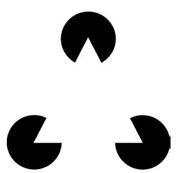
%> input picture Matlab code/shape.png, 186 x 173 px
$ octave testTwo.m   (GNU Octave 9; MATLAB toolbox functions it lacks are replaced by stand-ins)
%> lines starting %> are read from the running program, lines starting %| are printed output that depends on the picture
img = imread('shape.png');
%> img is the input picture: size 173x186x3 uint8; min 0, max 255, mean 209
figure;imshow(img);

fRed = img(:, :, 1);
fGreen = img(:, :, 2);
fBlue = img(:, :, 3);

figure;histogram(img);
%> after `histogram(img)`:
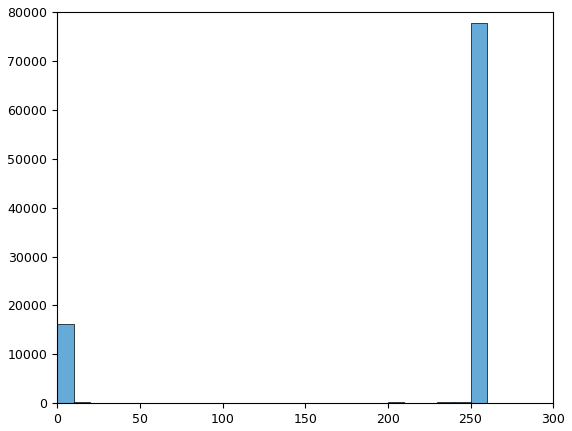
%> figure redrawn from the program's plot data; tallest bar 77796 high, from x = 250 to 260
[counts,binLocations] = imhist(fRed);
%> counts = 256 values, max 24735 at index 256, min 0 at index 47, mean 125.7; binLocations = 256 values from 0 to 255

valLeft = sum(counts(1:85)) ;
%> valLeft = 5684
valMiddle =sum(counts(86:171));
%> valMiddle = 216
valRight = sum(counts(171:255));
%> valRight = 1546

if valLeft>valMiddle
    if valLeft>valRight
        disp('LeftSke')
        disp('overdark')
        fRed=im2double(fRed);
%> fRed: size 173x186 double
        r = 2*log(1+fRed);
        fGreen=im2double(fGreen);
        g = 2*log(1+fGreen);
        fBlue=im2double(fBlue);
        b = 2*log(1+fBlue);
        newImg = cat(3,r,g,b);
        figure;histogram(newImg);
%> after `histogram(newImg)`:
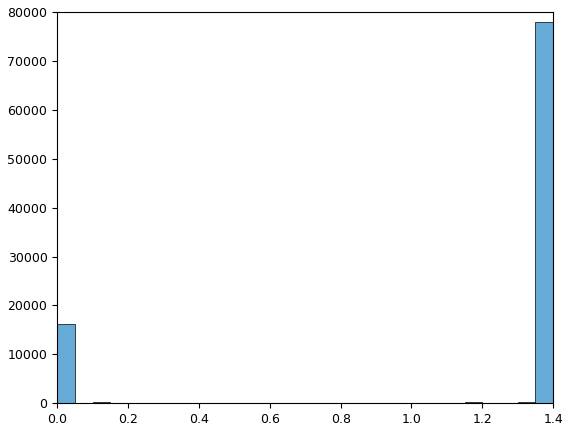
%> figure redrawn from the program's plot data; tallest bar 77934 high, from x = 1.35 to 1.4
        figure;imshow(newImg)
%> after `imshow(newImg)`:
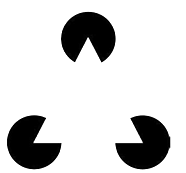
%> displayed picture: size 173x186x3, on the screen's scale of 0 to 255; min 0, max 255, mean 210.4

    end
end

if valRight>valMiddle
    if valRight>valLeft

        disp('RightSke')
        disp('OverBright')
        r = histeq(fRed);
        g = histeq(fGreen);
        b = histeq(fBlue);
        newImg = cat(3,r,g,b);
        figure;histogram(newImg);
        figure;imshow(newImg)

    end
end

if valMiddle>valLeft
    if valMiddle>valRight
        disp('MiddleSke')
        disp('LowContrast')
        r = imadjust(fRed);
        g = imadjust(fGreen);
        b = imadjust(fBlue);
        figure;histogram(newImg);
        newImg = cat(3,r,g,b);
        figure;imshow(newImg)

    end
end
